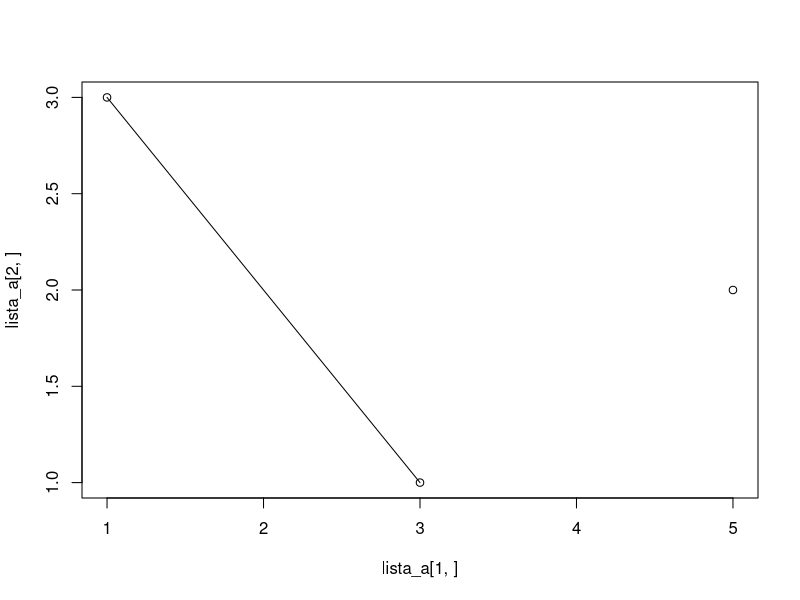

The R source for this figure:
# Lista com coordenadas dos pontos [x, y]
lista_a <- cbind(c(1,3), c(3,1), c(5,2)); rownames(lista_a) <- c("x", "y")

# Lista com combinações entre os pontos
#   E.g. se a lista_a possuir 4 pontos: aa, bb, cc, dd.
#   As combinações então seriam 6: aabb, aacc, aadd, bbcc, bbdd, ccdd.
lista_b <- combn(1:ncol(lista_a), 2)

# Lista com distância das combinações

## lista_a[1, p] # posição x, ponto p
## lista_a[2, p] # posição y, ponto p

## lista_b[, i] # combinação i

# A combinação i tem como resultado os pontos p e p' [, i] = [1,] p [2,] p'
# se p for usado em j[1,] e j[2,], fornecerá a posição x e y, respectivamente
# se p' for usado em j[1,] e j[2,], fornecerá a posição x e y, respectivamente

lista_c <- c()

for(i in 1:ncol(lista_b)){

xp <- lista_a[1, lista_b[1, i]] # Posição x do p
xpl <- lista_a[1, lista_b[2, i]] # Posição x do p'

yp <- lista_a[2, lista_b[1, i]] # Posição y do p
ypl <- lista_a[2, lista_b[2, i]] # Posição y do p'

lista_c[i] <- sqrt((xp-xpl)^2+(yp-ypl)^2)

}

# Escolher ponto aleatório para começar a árvore
pstart <- sample(1:ncol(lista_a), 1)

# Escolher o ponto mais próximo
opcoes <- lista_b[1,]==pstart | lista_b[2,]==pstart
proximo <- which(lista_c==min(lista_c[opcoes]))

# Desenhar a linha
plot(lista_a[1,], lista_a[2,])

xp <- lista_a[1, lista_b[1, proximo]] # Posição x do p
xpl <- lista_a[1, lista_b[2, proximo]] # Posição x do p'

yp <- lista_a[2, lista_b[1, proximo]] # Posição y do p
ypl <- lista_a[2, lista_b[2, proximo]] # Posição y do p'

lines(c(xp, yp), c(xpl, ypl))

# Armazenar combinações utilizadas num vetor
lista_u <- proximo

# Escolher ponto da árvore

